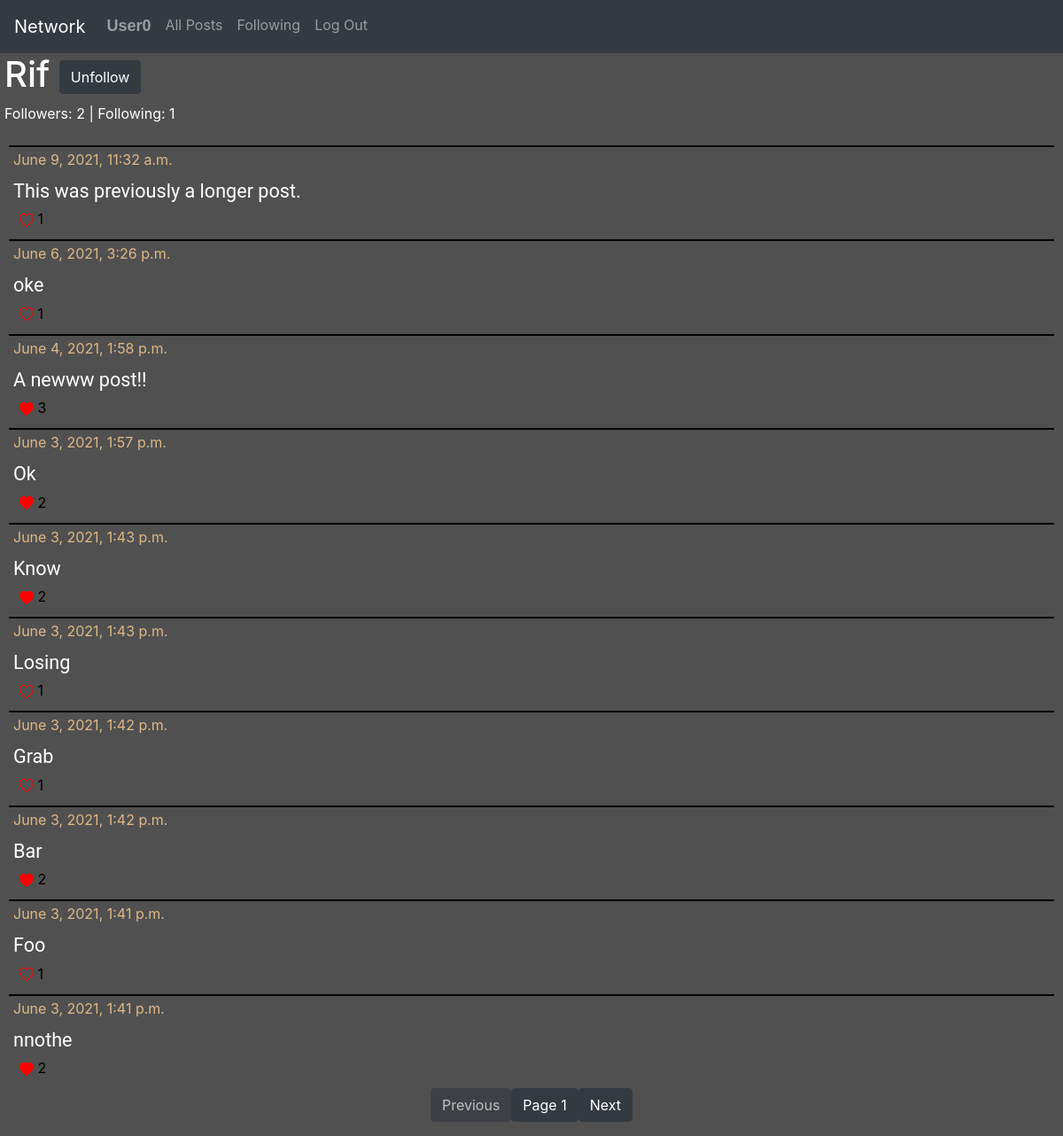
/user/2/page/1 (signed in), run on the app's committed database.
### network/models.py (models this page shows, shortened)
class User(AbstractUser):
    pass

class Posts(models.Model):
    content = models.TextField(blank=False)
    user = models.ForeignKey(User, on_delete=models.CASCADE, related_name="user_posts")
    like = models.IntegerField(default=0)
    time = models.DateTimeField(auto_now_add=True)

### network/views.py (the view, shortened to what this page needs)
# urls.py: path("user/<int:user_id>/page/<int:page_no>", views.view_user, name="user-posts"),
@csrf_exempt
def view_user(request, user_id, page_no):
    usr_ = User.objects.get(pk=user_id)
    posts = usr_.user_posts.all().order_by("-time")
    posts = Paginator(posts, 10).page(page_no)
    liked_posts = liked_list(posts, request.user)
    followers = usr_.follows.first().followers.all()
    f = "Follow"
    if request.user in followers:
        f = "Unfollow"
    followings = usr_.follows.first().followed_users.all()
    return render(request, "network/user.html", {
        "posts": posts,
        "liked_posts": liked_posts,
        "usr": usr_,
        "followers": len(followers),
        "followings": len(followings),
        "btnText": f
    })

### network/views.py (called while the page is built)
def liked_list(posts, user):
    liked_posts = []
    for post in posts:
        for p in post.liked_usr.all():
            for usr in p.liked_users.all():
                if usr == user:
                    liked_posts.append(post.id)
    return liked_posts

### network/templates/network/user.html (shortened to what this page needs)
{% extends "network/layout.html" %}
{% load static %}
{% block body %}
    <label id="user-head"><h1>{{ usr }}
        {% if request.user.is_authenticated and request.user != usr %}
                <button onclick="follow('{{ usr.id }}');" class="btn btn-dark" id="follow-btn">{{ btnText }}</button>
            {% endif %}
        </h1>
        <p id="follow-data">Followers: {{ followers }} | Following: {{ followings }}</p>
    </label>
    <div id="all_posts">
        <div id="posts">
            {% for post in posts %}
                <div class="post-item">
                    <label class="post-content">
                        <label class="time-data">{{ post.time }}</label>
                        <br/>
                        <p class="post-text">{{ post.content }}</p>
                        {% if post.id in liked_posts %}
                                <div id="like-btn-{{ post.id }}">
                                    <button class="like-btn" onclick="like_post('{{ post.id }}');">
                                        <svg xmlns="http://www.w3.org/2000/svg" width="16" height="16" fill="red" class="bi bi-heart-fill" viewBox="0 0 16 16">
                                            <path fill-rule="evenodd" d="M8 1.314C12.438-3.248 23.534 4.735 8 15-7.534 4.736 3.562-3.248 8 1.314z"/>
                                        </svg>
                                        <label class="bi-heart" id="like-no-{{ post.id }}">{{ post.like }}</label>
                                    </button>
                                </div>
                            {% else %}
                                <div id="like-btn-{{ post.id }}">
                                    <button class="like-btn" onclick="like_post('{{ post.id }}');">
                                        <label class="bi-heart" id="like-no-{{ post.id }}">{{ post.like }}</label>
                                    </button>
                                </div>
                            {% endif %}
                    </label>
                </div>
            {% endfor %}
        </div>
    </div>
    <nav aria-label="Page navigation">
        <ul class="pagination justify-content-center">
        {% if posts.has_previous %}
          <li>
            <a href="{% url 'user-posts' usr.id posts.previous_page_number %}">
              <button class="btn btn-dark">Previous</button>
            </a>
        </li>
        {% else %}
        <li>
              <button class="btn btn-dark" disabled>Previous</button>
        </li>
        {% endif %}
          <li>
            <a href="#">
                <button class="btn btn-dark">Page {{ posts.number }}</button>
            </a>
        </li>
        {% if posts.has_next %}
          <li>
            <a href="{% url 'user-posts' usr.id posts.next_page_number %}">
                <button class="btn btn-dark">Next</button>
            </a>
          </li>
          {% else %}
            <li>
                <button class="btn btn-dark" disabled>Next</button>
            </li>
        {% endif %}
        </ul>
    </nav>
{% endblock %}

### network/templates/network/layout.html (shortened to what this page needs)
{% load static %}
<!DOCTYPE html>
<html lang="en">
    <head>
        <link rel="stylesheet" href="https://stackpath.bootstrapcdn.com/bootstrap/4.4.1/css/bootstrap.min.css">
        <link href="{% static 'network/styles.css' %}" rel="stylesheet">
    </head>
    <body>
        <nav class="navbar navbar-expand-lg navbar-dark bg-dark" id="bar">
            <a class="navbar-brand" href="#">Network</a>
            <div>
              <ul class="navbar-nav mr-auto">
                {% if user.is_authenticated %}
                    <li class="nav-item">
                        <a class="nav-link post-user" href="{% url 'user-posts' user.id 1 %}"><strong>{{ user.username }}</strong></a>
                    </li>
                {% endif %}
                <li class="nav-item">
                  <a class="nav-link" href="{% url 'index' %}">All Posts</a>
                </li>
                {% if user.is_authenticated %}
                    <li class="nav-item">
                        <a class="nav-link" href="{% url 'following' 1 %}">Following</a>
                    </li>
                    <li class="nav-item">
                        <a class="nav-link" href="{% url 'logout' %}">Log Out</a>
                    </li>
                {% endif %}
              </ul>
            </div>
          </nav>
        <div class="body">
            {% block body %}
            {% endblock %}
        </div>
    </body>
</html>

### network/static/network/styles.css (style rules this page uses)
body { background-color: #505050; color: black; }
#bar { color: gray; }
#posts { margin-left: 10px; margin-right: 10px; }
.post-item { border-top: 2px solid black; font-size: large; }
.post-content { color: white; margin-left: 5px; margin-bottom: 1px; }
.time-data { color: burlywood; font-size: medium; margin-top: 1px; }
.like-btn { background-color: transparent; border: 1px solid #505050; font-size: medium; }
.post-text { font-family: Roboto; font-size: larger; margin-bottom: 1px; }
.post-user { color: white; font-family: Verdana, Geneva, Tahoma, sans-serif; text-transform: capitalize; font-size: large; margin-bottom: 1px; }
#user-head { text-transform: capitalize; margin-left: 5px; color: white; }
#follow-data { font-size: medium; }

### data on the page
User: username "User0"
User: username "Rif"
Posts: time "June 9, 2021, 11:32 a.m.", content "This was previously a longer post.", like "1"
Posts: time "June 6, 2021, 3:26 p.m.", content "oke", like "1"
Posts: time "June 4, 2021, 1:58 p.m.", content "A newww post!!", like "3"
Posts: time "June 3, 2021, 1:57 p.m.", content "Ok", like "2"
Posts: time "June 3, 2021, 1:43 p.m.", content "Know", like "2"
Posts: time "June 3, 2021, 1:43 p.m.", content "Losing", like "1"
Posts: time "June 3, 2021, 1:42 p.m.", content "Grab", like "1"
Posts: time "June 3, 2021, 1:42 p.m.", content "Bar", like "2"
Posts: time "June 3, 2021, 1:41 p.m.", content "Foo", like "1"
Posts: time "June 3, 2021, 1:41 p.m.", content "nnothe", like "2"

### other printed values
{{ btnText }} "Unfollow"
{{ followers }} "2"
{{ followings }} "1"
{{ posts.number }} "1"
